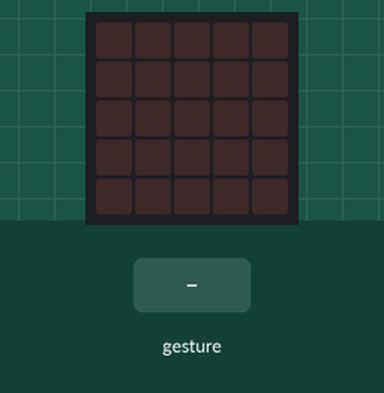
Simulated run of this program. Board: BBC micro:bit (MakeCode). Shown: the board's 5×5 LED display. Inputs (shaded band) come from the test bench. Random numbers come from a fixed seed; a tilt is held for 1.5 s and a shake lasts 1 s, then the board lies face up again.

Above: at 1.2 s.
1.3 s: gesture 'shake'
At 2.7 s:
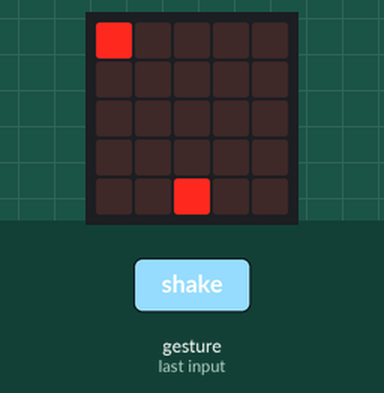
3.0 s: gesture 'shake'
At 4.2 s:
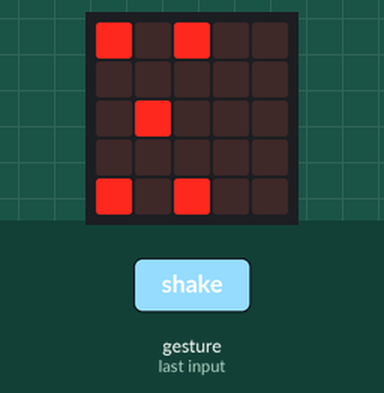
4.7 s: gesture 'shake'
At 5.5 s:
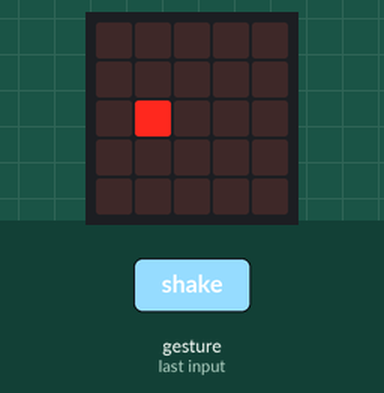
6.4 s: gesture 'shake'
At 8.0 s:
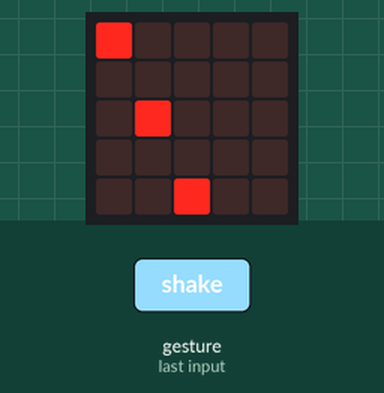
Timing chart, 0 to 9.1 s (numbered marks = the images above; inputs shaded):
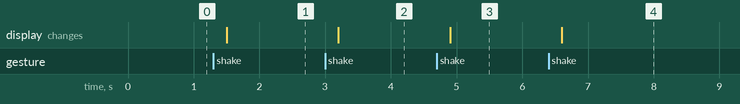

Measured:
- after the input at 1.3 s, the display: changes after 0.20 s (image 1)
- after the input at 3.0 s, the display: changes after 0.20 s (image 2)
- after the input at 4.7 s, the display: changes after 0.20 s (image 3)
- after the input at 6.4 s, the display: changes after 0.20 s (image 4)

The program:

main.ts
```typescript
let 電子骰 = 0
input.onGesture(Gesture.Shake, function () {
    電子骰 = randint(1, 6)
    if (電子骰 == 1) {
        basic.showLeds(`
            . . . . .
            . . . . .
            . # . . .
            . . . . .
            . . . . .
            `)
    } else if (電子骰 == 2) {
        basic.showLeds(`
            # . . . .
            . . . . .
            . . . . .
            . . . . .
            . . # . .
            `)
    } else if (電子骰 == 3) {
        basic.showLeds(`
            # . . . .
            . . . . .
            . # . . .
            . . . . .
            . . # . .
            `)
    } else if (電子骰 == 4) {
        basic.showLeds(`
            # . # . .
            . . . . .
            . . . . .
            . . . . .
            # . # . .
            `)
    } else if (電子骰 == 5) {
        basic.showLeds(`
            # . # . .
            . . . . .
            . # . . .
            . . . . .
            # . # . .
            `)
    } else if (電子骰 == 6) {
        basic.showLeds(`
            # . # . .
            . . . . .
            # . # . .
            . . . . .
            # . # . .
            `)
    }
})
```

test.ts
```typescript
// 在這裡測試；當此封包作為擴充功能時，將不會編譯此內容。
```
